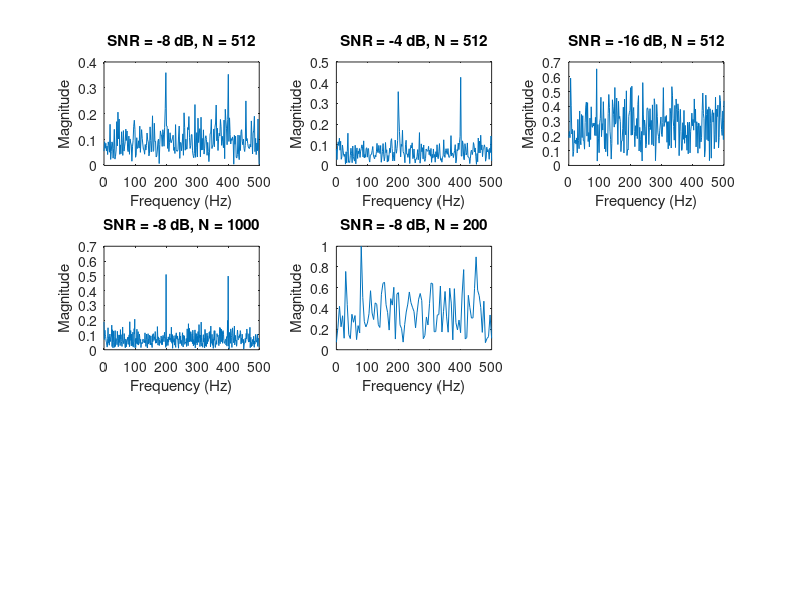

Write the MATLAB code that produced this figure.
% Parameters
Fs = 1000;            % Sampling frequency (Hz)
N1 = 512;             % Number of samples
N2 = 1000;            % Number of samples for the second part
N3 = 200;             % Number of samples for the third part
t1 = (0:N1-1)/Fs;     % Time vector for N = 512 samples
t2 = (0:N2-1)/Fs;     % Time vector for N = 1000 samples
t3 = (0:N3-1)/Fs;     % Time vector for N = 200 samples
f1 = 200;             % Frequency of the first sine wave (Hz)
f2 = 400;             % Frequency of the second sine wave (Hz)

% Generate the clean signal (sum of two sinusoids)
signal_clean1 = sin(2*pi*f1*t1) + sin(2*pi*f2*t1);
signal_clean2 = sin(2*pi*f1*t2) + sin(2*pi*f2*t2);
signal_clean3 = sin(2*pi*f1*t3) + sin(2*pi*f2*t3);

% Define the SNR levels
SNR_values = [-8, -4, -16]; % SNR in dB

% Function to add noise to the signal and compute the FFT
function magnitude_spectrum = add_noise_and_compute_fft(signal, N, Fs, SNR)
    % Calculate the signal power
    signal_power = rms(signal)^2;
    
    % Calculate the noise power based on the desired SNR
    noise_power = signal_power / (10^(SNR/10));
    
    % Generate white Gaussian noise
    noise = sqrt(noise_power) * randn(size(signal));
    
    % Add noise to the signal
    noisy_signal = signal + noise;
    
    % Compute the FFT of the noisy signal
    signal_fft = fft(noisy_signal);
    
    % Compute the magnitude spectrum
    magnitude_spectrum = abs(signal_fft/N);
    magnitude_spectrum = magnitude_spectrum(1:N/2+1);
end

% Create a figure for side-by-side plots
figure;

% Plot for different SNR values with N = 512 samples
for i = 1:length(SNR_values)
    subplot(3, 3, i);
    mag_spectrum = add_noise_and_compute_fft(signal_clean1, N1, Fs, SNR_values(i));
    f = Fs*(0:(N1/2))/N1;  % Frequency vector
    plot(f, mag_spectrum);
    title(['SNR = ', num2str(SNR_values(i)), ' dB, N = ', num2str(N1)]);
    xlabel('Frequency (Hz)');
    ylabel('Magnitude');
end

% Plot for different values of N with SNR = -8 dB
N_values = [N2, N3];
for j = 1:length(N_values)
    subplot(3, 3, 3 + j);
    mag_spectrum = add_noise_and_compute_fft(signal_clean2, N_values(j), Fs, -8);
    f = Fs*(0:(N_values(j)/2))/N_values(j);  % Frequency vector
    plot(f, mag_spectrum);
    title(['SNR = -8 dB, N = ', num2str(N_values(j))]);
    xlabel('Frequency (Hz)');
    ylabel('Magnitude');
end
